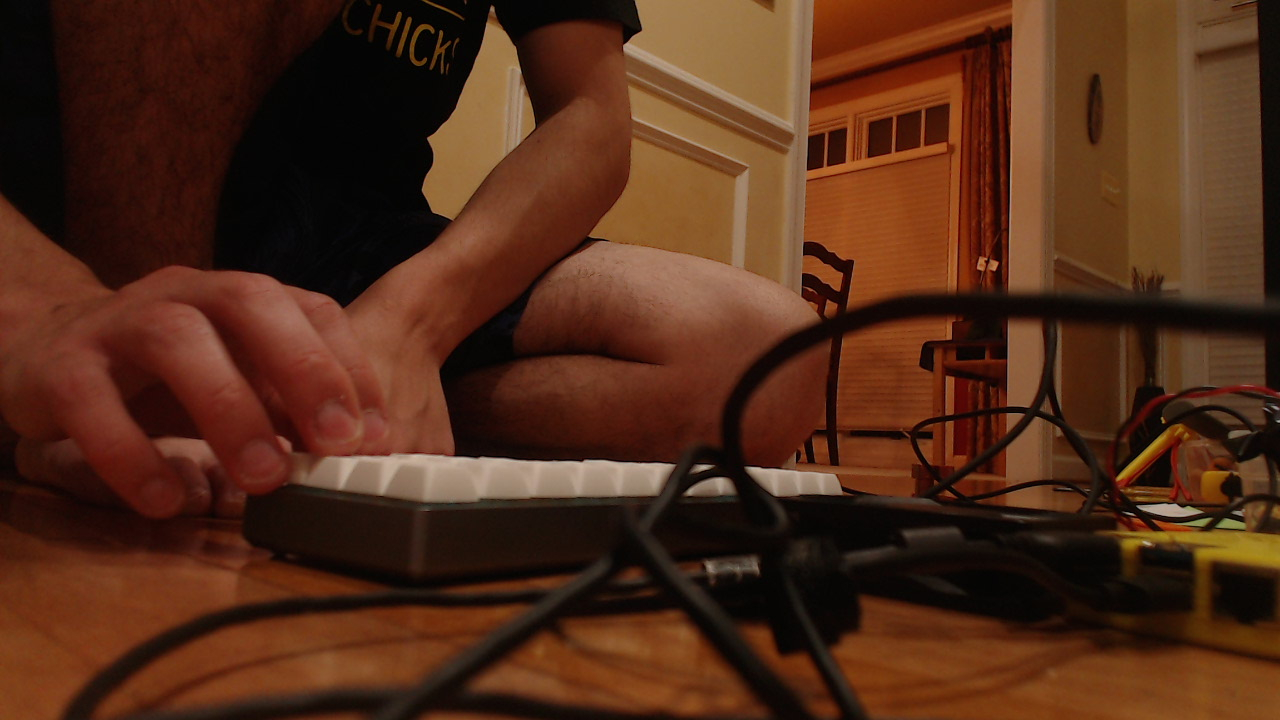
#> input picture Actual Program/image.jpg, 1280 x 720 px, given in place of the camera
$ python objecttracking.py
#> lines starting #> are read from the running program, lines starting #| are printed output that depends on the picture; after the words box and inside, x2 and y2 are one past the last pixel; in counts of white or black regions, pixels touching at a corner belong together
from scipy.spatial import distance as dist
import numpy as np
import cv2
import imutils

class CentroidTracker():
    def __init__(self):
        self.nextObjectId = 0
        self.objects = dict()
        #self.objects looks like:
        #{
        # objectId: centroid
        # 1: (11, 12)
        # 2: (21, 22)
        # 3: (31, 32)
        # }

    def register(self, centroid):
        self.objects[self.nextObjectId] = centroid
        self.nextObjectId += 1

    def update(self, centroids):
        inputCentroids = centroids
        #[
        # [12, 13],
        # [22, 23],
        # [32, 33]
        # ]

        #if we aren't tracking any objects yet
        #register them
        if len(self.objects) < len(inputCentroids):
            for i in range(0, len(inputCentroids)):
                self.register(inputCentroids[i])

        elif len(inputCentroids) == 0:
            return self.objects

        else:
            objectIds = list(self.objects.keys()) #[1, 2, 3]
            objectCentroids = list(self.objects.values()) #[(11, 12), (21, 22), (31, 32)]
            print("object centroids:")
            print(objectCentroids)

            print("input centroids:")
            print(inputCentroids)

            D = dist.cdist(np.array(objectCentroids), inputCentroids, 'euclidean')
            #D = [
            # [d_i1j1, d_i1j2, d_i1j3, ...]
            # [d_i2j1, d_i2j2, d_i2j3, ...]
            # ...
            # ]

            rows = D.min(axis=1).argsort() #minimim j for each i, then argsort

            #[1 0 2] smallest in row 1 (object id 1), second smallest in row 2, ...

            #D.min = [d_i1ja, d_i2jb, d_i1jc, d_i1jd, ...]

            #rows = [index of smallest d_ixjy, index of second smallest d_ixjy, ...]

            cols = D.argmin(axis=1)[rows] #minimumj for each i, actually sorted

            #rows = [smallest d_ixjy, second smallest d_ixjy, ...]

            #row, col equal to (this is the id with the smallest distance from the thing, this is the column that matches up with this distance)
            usedRows = set()
            usedCols = set()

            for (row, col) in zip(rows, cols):
                #(row, col) = (
                # index of kth smallest d_ixjy
                # kth smallest d_ixjy
                # )
                if row in usedRows or col in usedCols:
                    continue

                objectId = objectIds[row]
                self.objects[objectId] = inputCentroids[col]

                usedRows.add(row)
                usedCols.add(col)

            unusedRows = set(range(0, D.shape[0])).difference(usedRows)
            unusedCols = set(range(0, D.shape[1])).difference(usedCols)

            if D.shape[0] >= D.shape[1]:
                for col in unusedCols:
                    self.register(inputCentroids[col])

        return self.objects

            #code should automatically use old pos if the other one not found


ct = CentroidTracker()

pinkLower = (80, 50, 150)
pinkUpper = (180, 120, 200)

cap = cv2.VideoCapture(1)

while True:
    ret, frame = cap.read()
#> frame is the input picture: shape (720, 1280, 3); mean B, G, R 24.4, 43.8, 81.8
    frame = imutils.resize(frame, width=600)
#> frame: shape (337, 600, 3)
    #hsv = cv2.cvtColor(frame, cv2.COLOR_BGR2HSV)
    blurred = cv2.GaussianBlur(frame, (11, 11), 0)
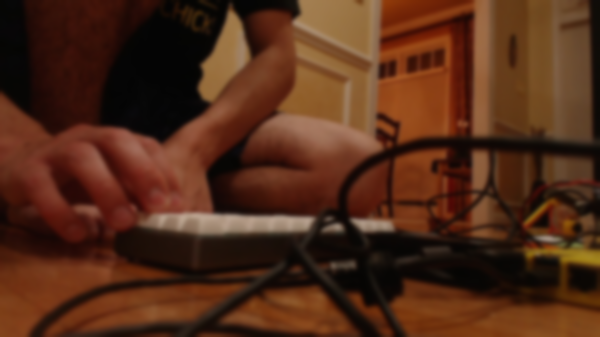
#> blurred: shape (337, 600, 3); mean B, G, R 24.4, 43.8, 81.8
    cv2.imshow("blurred", blurred)

    mask = cv2.inRange(blurred, pinkLower, pinkUpper)
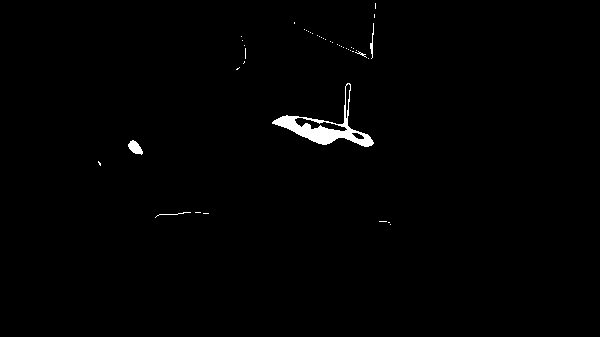
#> mask: shape (337, 600); 0.87% white; 44 white regions (39 under 20 px), largest, box (x1, y1, x2, y2) and area: (272, 83, 374, 147) 1413, (128, 140, 143, 155) 135, (370, 23, 374, 59) 55, (155, 212, 191, 218) 37, (355, 51, 367, 58) 21
    mask = cv2.erode(mask, None, iterations=20)
#> mask: shape (337, 600); every value is 0
    mask = cv2.dilate(mask, None, iterations=20)
    cv2.imshow("masked", mask)

    cnts = cv2.findContours(mask.copy(), cv2.RETR_EXTERNAL,
    cv2.CHAIN_APPROX_SIMPLE)
#> cnts = 0 contours
    cnts = imutils.grab_contours(cnts)
#> cnts = []
    if len(cnts) > 1:
        print(len(cnts))

    center = None
    pts = []
    cnts = sorted(cnts, key=cv2.contourArea, reverse=True)
    counter = 0
    if len(cnts) > 0:
        while counter < min(len(cnts), 4):
            c = cnts[counter]
            ((x, y), radius) = cv2.minEnclosingCircle(c)
            M = cv2.moments(c)
            center = (int(M["m10"] / M["m00"]), int(M["m01"] / M["m00"]))

            if radius > 10:
                cv2.circle(frame, (int(x), int(y)), int(radius), (0, 255, 255), 2)
                pts.append([int(x), int(y)])

            counter = counter+1

    objects = ct.update(pts)

    for (objectId, centroid) in objects.items():
        text = "ID {}".format(objectId)
        cv2.putText(frame, text, (centroid[0] - 10, centroid[1] - 10), cv2.FONT_HERSHEY_SIMPLEX, 0.5, (0, 255, 0), 2)

    #print(pts)

    cv2.imshow("frame", frame)
    key = cv2.waitKey(1) & 0xFF
#> (key q is pressed here)
    if key == ord("q"):
        break

cap.release()
cv2.destroyAllWindows()
